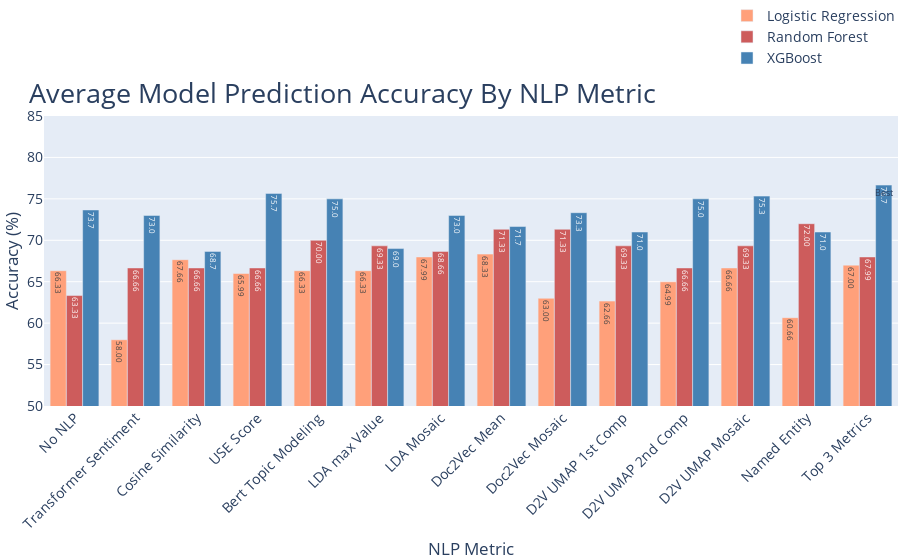

The cell this chart's notebook holds for it:
### Markdown cell above
# A-B Testing Plot

### Code cell
import plotly.graph_objects as go

metric = nlp_mc.Metric.to_list()

fig = go.Figure()
fig.add_trace(go.Bar(
    x=metric,
    y=nlp_mc['Logistic Regression'],
    name='Logistic Regression',
    marker_color='lightsalmon',
    texttemplate="%{y:0.2f}",
    text=nlp_mc['XGBoost'].round(2),
    #width=0.3
    
))
fig.add_trace(go.Bar(
    x=metric,
    y=nlp_mc['Random Forest'],
    name='Random Forest',
    marker_color='indianred',
    texttemplate="%{y:0.2f}",
    text=nlp_mc['XGBoost'].round(2),
    #width=0.3

))
fig.add_trace(go.Bar(
    x=metric,
    y=nlp_mc['XGBoost'],
    name='XGBoost',
    marker_color='steelblue',
    selectedpoints=None,
    textposition='auto',
    texttemplate="%{y:0.1f}",
    text=nlp_mc['XGBoost'].round(2),
    #width=0.3
))

fig.add_annotation(x=13.27, y=71,
            text="Best",
            showarrow=False,
            font = dict(size = 9),
            yshift=40)


fig.update_layout(barmode='group', xaxis_tickangle=-45)
fig.update_layout(title=dict(text="Average Model Prediction Accuracy By NLP Metric",font=dict(size=27),x=0.35,y=0.85,xref="paper"),yaxis_title=("Accuracy (%)"),xaxis_title="NLP Method")
fig.update_layout(yaxis_title="Accuracy (%)",font=dict(size=12))
fig.update_layout(yaxis_range=[50,85])
fig.update_layout(xaxis_title="NLP Metric",font=dict(size=14))
fig.update_layout(
    margin=dict(l=0, r=0, t=100, b=0),
)

fig.update_layout(legend=dict(
    yanchor="top",
    y=1.4,
    xanchor="left",
    x=.80
))


fig.show()

### Figure 1 — Plotly figure (JSON) as saved in the notebook; plotly's stock layout.template omitted (floating-point values rounded to 4 significant figures)
{"data": [{"marker": {"color": "lightsalmon"}, "name": "Logistic Regression", "text": [73.66, 73, 68.66, 75.66, 75, 69, 73, 71.66, 73.33, 71, 75, 75.33, 71, 76.66], "texttemplate": "%{y:0.2f}", "type": "bar", "x": ["No NLP", "Transformer Sentiment", "Cosine Similarity", "USE Score", "Bert Topic Modeling", "LDA max Value", "LDA Mosaic", "Doc2Vec Mean", "Doc2Vec Mosaic", "D2V UMAP 1st Comp", "D2V UMAP 2nd Comp", "D2V UMAP Mosaic", "Named Entity", "Top 3 Metrics"], "y": [66.33, 58.0, 67.66, 65.99, 66.33, 66.33, 67.99, 68.33, 63, 62.66, 64.99, 66.66, 60.66, 67]}, {"marker": {"color": "indianred"}, "name": "Random Forest", "text": [73.66, 73, 68.66, 75.66, 75, 69, 73, 71.66, 73.33, 71, 75, 75.33, 71, 76.66], "texttemplate": "%{y:0.2f}", "type": "bar", "x": ["No NLP", "Transformer Sentiment", "Cosine Similarity", "USE Score", "Bert Topic Modeling", "LDA max Value", "LDA Mosaic", "Doc2Vec Mean", "Doc2Vec Mosaic", "D2V UMAP 1st Comp", "D2V UMAP 2nd Comp", "D2V UMAP Mosaic", "Named Entity", "Top 3 Metrics"], "y": [63.33, 66.66, 66.66, 66.66, 70, 69.33, 68.66, 71.33, 71.33, 69.33, 66.66, 69.33, 72, 67.99]}, {"marker": {"color": "steelblue"}, "name": "XGBoost", "text": [73.66, 73, 68.66, 75.66, 75, 69, 73, 71.66, 73.33, 71, 75, 75.33, 71, 76.66], "textposition": "auto", "texttemplate": "%{y:0.1f}", "type": "bar", "x": ["No NLP", "Transformer Sentiment", "Cosine Similarity", "USE Score", "Bert Topic Modeling", "LDA max Value", "LDA Mosaic", "Doc2Vec Mean", "Doc2Vec Mosaic", "D2V UMAP 1st Comp", "D2V UMAP 2nd Comp", "D2V UMAP Mosaic", "Named Entity", "Top 3 Metrics"], "y": [73.66, 73, 68.66, 75.66, 75, 69, 73, 71.66, 73.33, 71, 75, 75.33, 71, 76.66]}], "layout": {"annotations": [{"font": {"size": 9}, "showarrow": false, "text": "Best", "x": 13.27, "y": 71, "yshift": 40}], "barmode": "group", "font": {"size": 14}, "legend": {"x": 0.8, "xanchor": "left", "y": 1.4, "yanchor": "top"}, "margin": {"b": 0, "l": 0, "r": 0, "t": 100}, "title": {"font": {"size": 27}, "text": "Average Model Prediction Accuracy By NLP Metric", "x": 0.35, "xref": "paper", "y": 0.85}, "xaxis": {"tickangle": -45, "title": {"text": "NLP Metric"}}, "yaxis": {"range": [50, 85], "title": {"text": "Accuracy (%)"}}}}
